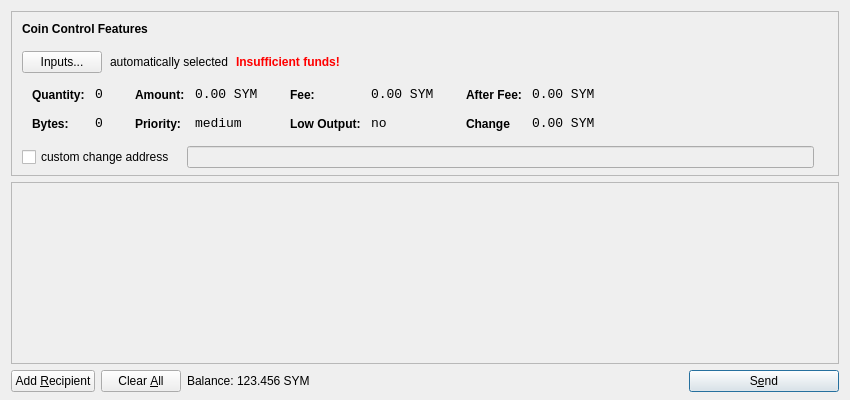
<?xml version="1.0" encoding="UTF-8"?>
<ui version="4.0">
 <class>SendCoinsDialog</class>
 <widget class="QDialog" name="SendCoinsDialog">
  <property name="geometry">
   <rect>
    <x>0</x>
    <y>0</y>
    <width>850</width>
    <height>400</height>
   </rect>
  </property>
  <property name="windowTitle">
   <string>Send Coins</string>
  </property>
  <layout class="QVBoxLayout" name="verticalLayout" stretch="0,1,0">
   <property name="bottomMargin">
    <number>8</number>
   </property>
   <item>
    <widget class="QFrame" name="frameCoinControl">
     <property name="sizePolicy">
      <sizepolicy hsizetype="Expanding" vsizetype="Expanding">
       <horstretch>0</horstretch>
       <verstretch>0</verstretch>
      </sizepolicy>
     </property>
     <property name="maximumSize">
      <size>
       <width>16777215</width>
       <height>16777215</height>
      </size>
     </property>
     <property name="frameShape">
      <enum>QFrame::StyledPanel</enum>
     </property>
     <property name="frameShadow">
      <enum>QFrame::Sunken</enum>
     </property>
     <layout class="QVBoxLayout" name="verticalLayoutCoinControl2">
      <property name="spacing">
       <number>-1</number>
      </property>
      <property name="leftMargin">
       <number>0</number>
      </property>
      <property name="topMargin">
       <number>0</number>
      </property>
      <property name="rightMargin">
       <number>0</number>
      </property>
      <property name="bottomMargin">
       <number>6</number>
      </property>
      <item>
       <layout class="QVBoxLayout" name="verticalLayoutCoinControl" stretch="0,0,0,0,1">
        <property name="spacing">
         <number>0</number>
        </property>
        <property name="leftMargin">
         <number>10</number>
        </property>
        <property name="topMargin">
         <number>10</number>
        </property>
        <item>
         <layout class="QHBoxLayout" name="horizontalLayoutCoinControl1">
          <property name="bottomMargin">
           <number>15</number>
          </property>
          <item>
           <widget class="QLabel" name="labelCoinControlFeatures">
            <property name="sizePolicy">
             <sizepolicy hsizetype="Preferred" vsizetype="Maximum">
              <horstretch>0</horstretch>
              <verstretch>0</verstretch>
             </sizepolicy>
            </property>
            <property name="font">
             <font>
              <weight>75</weight>
              <bold>true</bold>
             </font>
            </property>
            <property name="styleSheet">
             <string notr="true">font-weight:bold;</string>
            </property>
            <property name="text">
             <string>Coin Control Features</string>
            </property>
           </widget>
          </item>
         </layout>
        </item>
        <item>
         <layout class="QHBoxLayout" name="horizontalLayoutCoinControl2" stretch="0,0,0,0">
          <property name="spacing">
           <number>8</number>
          </property>
          <property name="bottomMargin">
           <number>10</number>
          </property>
          <item>
           <widget class="QPushButton" name="pushButtonCoinControl">
            <property name="styleSheet">
             <string notr="true"/>
            </property>
            <property name="text">
             <string>Inputs...</string>
            </property>
           </widget>
          </item>
          <item>
           <widget class="QLabel" name="labelCoinControlAutomaticallySelected">
            <property name="text">
             <string>automatically selected</string>
            </property>
            <property name="margin">
             <number>5</number>
            </property>
           </widget>
          </item>
          <item>
           <widget class="QLabel" name="labelCoinControlInsuffFunds">
            <property name="font">
             <font>
              <weight>75</weight>
              <bold>true</bold>
             </font>
            </property>
            <property name="styleSheet">
             <string notr="true">color:red;font-weight:bold;</string>
            </property>
            <property name="text">
             <string>Insufficient funds!</string>
            </property>
            <property name="margin">
             <number>5</number>
            </property>
           </widget>
          </item>
          <item>
           <spacer name="horizontalSpacerCoinControl">
            <property name="orientation">
             <enum>Qt::Horizontal</enum>
            </property>
            <property name="sizeHint" stdset="0">
             <size>
              <width>40</width>
              <height>1</height>
             </size>
            </property>
           </spacer>
          </item>
         </layout>
        </item>
        <item>
         <widget class="QWidget" name="widgetCoinControl" native="true">
          <property name="sizePolicy">
           <sizepolicy hsizetype="Preferred" vsizetype="Preferred">
            <horstretch>0</horstretch>
            <verstretch>0</verstretch>
           </sizepolicy>
          </property>
          <property name="minimumSize">
           <size>
            <width>0</width>
            <height>0</height>
           </size>
          </property>
          <property name="styleSheet">
           <string notr="true"/>
          </property>
          <layout class="QHBoxLayout" name="horizontalLayoutCoinControl5">
           <property name="margin">
            <number>0</number>
           </property>
           <item>
            <layout class="QHBoxLayout" name="horizontalLayoutCoinControl3" stretch="0,0,0,1">
             <property name="spacing">
              <number>20</number>
             </property>
             <property name="topMargin">
              <number>0</number>
             </property>
             <property name="bottomMargin">
              <number>10</number>
             </property>
             <item>
              <layout class="QFormLayout" name="formLayoutCoinControl1">
               <property name="horizontalSpacing">
                <number>10</number>
               </property>
               <property name="verticalSpacing">
                <number>14</number>
               </property>
               <property name="leftMargin">
                <number>10</number>
               </property>
               <property name="topMargin">
                <number>4</number>
               </property>
               <property name="rightMargin">
                <number>6</number>
               </property>
               <item row="0" column="0">
                <widget class="QLabel" name="labelCoinControlQuantityText">
                 <property name="styleSheet">
                  <string notr="true">font-weight:bold;</string>
                 </property>
                 <property name="text">
                  <string>Quantity:</string>
                 </property>
                 <property name="margin">
                  <number>0</number>
                 </property>
                </widget>
               </item>
               <item row="0" column="1">
                <widget class="QLabel" name="labelCoinControlQuantity">
                 <property name="font">
                  <font>
                   <family>Monospace</family>
                   <pointsize>10</pointsize>
                  </font>
                 </property>
                 <property name="cursor">
                  <cursorShape>IBeamCursor</cursorShape>
                 </property>
                 <property name="contextMenuPolicy">
                  <enum>Qt::ActionsContextMenu</enum>
                 </property>
                 <property name="text">
                  <string>0</string>
                 </property>
                 <property name="margin">
                  <number>0</number>
                 </property>
                 <property name="textInteractionFlags">
                  <set>Qt::LinksAccessibleByMouse|Qt::TextSelectableByKeyboard|Qt::TextSelectableByMouse</set>
                 </property>
                </widget>
               </item>
               <item row="1" column="0">
                <widget class="QLabel" name="labelCoinControlBytesText">
                 <property name="styleSheet">
                  <string notr="true">font-weight:bold;</string>
                 </property>
                 <property name="text">
                  <string>Bytes:</string>
                 </property>
                </widget>
               </item>
               <item row="1" column="1">
                <widget class="QLabel" name="labelCoinControlBytes">
                 <property name="font">
                  <font>
                   <family>Monospace</family>
                   <pointsize>10</pointsize>
                  </font>
                 </property>
                 <property name="cursor">
                  <cursorShape>IBeamCursor</cursorShape>
                 </property>
                 <property name="contextMenuPolicy">
                  <enum>Qt::ActionsContextMenu</enum>
                 </property>
                 <property name="text">
                  <string>0</string>
                 </property>
                 <property name="textInteractionFlags">
                  <set>Qt::LinksAccessibleByMouse|Qt::TextSelectableByKeyboard|Qt::TextSelectableByMouse</set>
                 </property>
                </widget>
               </item>
              </layout>
             </item>
             <item>
              <layout class="QFormLayout" name="formLayoutCoinControl2">
               <property name="horizontalSpacing">
                <number>10</number>
               </property>
               <property name="verticalSpacing">
                <number>14</number>
               </property>
               <property name="leftMargin">
                <number>6</number>
               </property>
               <property name="topMargin">
                <number>4</number>
               </property>
               <property name="rightMargin">
                <number>6</number>
               </property>
               <item row="0" column="0">
                <widget class="QLabel" name="labelCoinControlAmountText">
                 <property name="styleSheet">
                  <string notr="true">font-weight:bold;</string>
                 </property>
                 <property name="text">
                  <string>Amount:</string>
                 </property>
                 <property name="margin">
                  <number>0</number>
                 </property>
                </widget>
               </item>
               <item row="0" column="1">
                <widget class="QLabel" name="labelCoinControlAmount">
                 <property name="font">
                  <font>
                   <family>Monospace</family>
                   <pointsize>10</pointsize>
                  </font>
                 </property>
                 <property name="cursor">
                  <cursorShape>IBeamCursor</cursorShape>
                 </property>
                 <property name="contextMenuPolicy">
                  <enum>Qt::ActionsContextMenu</enum>
                 </property>
                 <property name="text">
                  <string>0.00 SYM</string>
                 </property>
                 <property name="textInteractionFlags">
                  <set>Qt::LinksAccessibleByMouse|Qt::TextSelectableByKeyboard|Qt::TextSelectableByMouse</set>
                 </property>
                </widget>
               </item>
               <item row="1" column="0">
                <widget class="QLabel" name="labelCoinControlPriorityText">
                 <property name="styleSheet">
                  <string notr="true">font-weight:bold;</string>
                 </property>
                 <property name="text">
                  <string>Priority:</string>
                 </property>
                </widget>
               </item>
               <item row="1" column="1">
                <widget class="QLabel" name="labelCoinControlPriority">
                 <property name="font">
                  <font>
                   <family>Monospace</family>
                   <pointsize>10</pointsize>
                  </font>
                 </property>
                 <property name="cursor">
                  <cursorShape>IBeamCursor</cursorShape>
                 </property>
                 <property name="contextMenuPolicy">
                  <enum>Qt::ActionsContextMenu</enum>
                 </property>
                 <property name="text">
                  <string>medium</string>
                 </property>
                 <property name="textInteractionFlags">
                  <set>Qt::LinksAccessibleByMouse|Qt::TextSelectableByKeyboard|Qt::TextSelectableByMouse</set>
                 </property>
                </widget>
               </item>
              </layout>
             </item>
             <item>
              <layout class="QFormLayout" name="formLayoutCoinControl3">
               <property name="horizontalSpacing">
                <number>10</number>
               </property>
               <property name="verticalSpacing">
                <number>14</number>
               </property>
               <property name="leftMargin">
                <number>6</number>
               </property>
               <property name="topMargin">
                <number>4</number>
               </property>
               <property name="rightMargin">
                <number>6</number>
               </property>
               <item row="0" column="0">
                <widget class="QLabel" name="labelCoinControlFeeText">
                 <property name="styleSheet">
                  <string notr="true">font-weight:bold;</string>
                 </property>
                 <property name="text">
                  <string>Fee:</string>
                 </property>
                 <property name="margin">
                  <number>0</number>
                 </property>
                </widget>
               </item>
               <item row="0" column="1">
                <widget class="QLabel" name="labelCoinControlFee">
                 <property name="font">
                  <font>
                   <family>Monospace</family>
                   <pointsize>10</pointsize>
                  </font>
                 </property>
                 <property name="cursor">
                  <cursorShape>IBeamCursor</cursorShape>
                 </property>
                 <property name="contextMenuPolicy">
                  <enum>Qt::ActionsContextMenu</enum>
                 </property>
                 <property name="text">
                  <string>0.00 SYM</string>
                 </property>
                 <property name="textInteractionFlags">
                  <set>Qt::LinksAccessibleByMouse|Qt::TextSelectableByKeyboard|Qt::TextSelectableByMouse</set>
                 </property>
                </widget>
               </item>
               <item row="1" column="0">
                <widget class="QLabel" name="labelCoinControlLowOutputText">
                 <property name="styleSheet">
                  <string notr="true">font-weight:bold;</string>
                 </property>
                 <property name="text">
                  <string>Low Output:</string>
                 </property>
                </widget>
               </item>
               <item row="1" column="1">
                <widget class="QLabel" name="labelCoinControlLowOutput">
                 <property name="font">
                  <font>
                   <family>Monospace</family>
                   <pointsize>10</pointsize>
                  </font>
                 </property>
                 <property name="cursor">
                  <cursorShape>IBeamCursor</cursorShape>
                 </property>
                 <property name="contextMenuPolicy">
                  <enum>Qt::ActionsContextMenu</enum>
                 </property>
                 <property name="text">
                  <string>no</string>
                 </property>
                 <property name="textInteractionFlags">
                  <set>Qt::LinksAccessibleByMouse|Qt::TextSelectableByKeyboard|Qt::TextSelectableByMouse</set>
                 </property>
                </widget>
               </item>
              </layout>
             </item>
             <item>
              <layout class="QFormLayout" name="formLayoutCoinControl4">
               <property name="horizontalSpacing">
                <number>10</number>
               </property>
               <property name="verticalSpacing">
                <number>14</number>
               </property>
               <property name="leftMargin">
                <number>6</number>
               </property>
               <property name="topMargin">
                <number>4</number>
               </property>
               <property name="rightMargin">
                <number>6</number>
               </property>
               <item row="0" column="0">
                <widget class="QLabel" name="labelCoinControlAfterFeeText">
                 <property name="styleSheet">
                  <string notr="true">font-weight:bold;</string>
                 </property>
                 <property name="text">
                  <string>After Fee:</string>
                 </property>
                 <property name="margin">
                  <number>0</number>
                 </property>
                </widget>
               </item>
               <item row="0" column="1">
                <widget class="QLabel" name="labelCoinControlAfterFee">
                 <property name="font">
                  <font>
                   <family>Monospace</family>
                   <pointsize>10</pointsize>
                  </font>
                 </property>
                 <property name="cursor">
                  <cursorShape>IBeamCursor</cursorShape>
                 </property>
                 <property name="contextMenuPolicy">
                  <enum>Qt::ActionsContextMenu</enum>
                 </property>
                 <property name="text">
                  <string>0.00 SYM</string>
                 </property>
                 <property name="textInteractionFlags">
                  <set>Qt::LinksAccessibleByMouse|Qt::TextSelectableByKeyboard|Qt::TextSelectableByMouse</set>
                 </property>
                </widget>
               </item>
               <item row="1" column="0">
                <widget class="QLabel" name="labelCoinControlChangeText">
                 <property name="styleSheet">
                  <string notr="true">font-weight:bold;</string>
                 </property>
                 <property name="text">
                  <string>Change</string>
                 </property>
                </widget>
               </item>
               <item row="1" column="1">
                <widget class="QLabel" name="labelCoinControlChange">
                 <property name="font">
                  <font>
                   <family>Monospace</family>
                   <pointsize>10</pointsize>
                  </font>
                 </property>
                 <property name="cursor">
                  <cursorShape>IBeamCursor</cursorShape>
                 </property>
                 <property name="contextMenuPolicy">
                  <enum>Qt::ActionsContextMenu</enum>
                 </property>
                 <property name="text">
                  <string>0.00 SYM</string>
                 </property>
                 <property name="textInteractionFlags">
                  <set>Qt::LinksAccessibleByMouse|Qt::TextSelectableByKeyboard|Qt::TextSelectableByMouse</set>
                 </property>
                </widget>
               </item>
              </layout>
             </item>
            </layout>
           </item>
          </layout>
         </widget>
        </item>
        <item>
         <layout class="QHBoxLayout" name="horizontalLayoutCoinControl4" stretch="0,0,0">
          <property name="spacing">
           <number>12</number>
          </property>
          <property name="sizeConstraint">
           <enum>QLayout::SetDefaultConstraint</enum>
          </property>
          <property name="topMargin">
           <number>5</number>
          </property>
          <property name="rightMargin">
           <number>5</number>
          </property>
          <item>
           <widget class="QCheckBox" name="checkBoxCoinControlChange">
            <property name="text">
             <string>custom change address</string>
            </property>
           </widget>
          </item>
          <item>
           <widget class="QLineEdit" name="lineEditCoinControlChange">
            <property name="enabled">
             <bool>false</bool>
            </property>
            <property name="sizePolicy">
             <sizepolicy hsizetype="Expanding" vsizetype="Fixed">
              <horstretch>0</horstretch>
              <verstretch>0</verstretch>
             </sizepolicy>
            </property>
           </widget>
          </item>
          <item>
           <widget class="QLabel" name="labelCoinControlChangeLabel">
            <property name="sizePolicy">
             <sizepolicy hsizetype="Preferred" vsizetype="Expanding">
              <horstretch>0</horstretch>
              <verstretch>0</verstretch>
             </sizepolicy>
            </property>
            <property name="minimumSize">
             <size>
              <width>0</width>
              <height>0</height>
             </size>
            </property>
            <property name="text">
             <string/>
            </property>
            <property name="margin">
             <number>3</number>
            </property>
           </widget>
          </item>
         </layout>
        </item>
        <item>
         <spacer name="verticalSpacerCoinControl">
          <property name="orientation">
           <enum>Qt::Vertical</enum>
          </property>
          <property name="sizeHint" stdset="0">
           <size>
            <width>800</width>
            <height>1</height>
           </size>
          </property>
         </spacer>
        </item>
       </layout>
      </item>
     </layout>
    </widget>
   </item>
   <item>
    <widget class="QScrollArea" name="scrollArea">
     <property name="widgetResizable">
      <bool>true</bool>
     </property>
     <widget class="QWidget" name="scrollAreaWidgetContents">
      <property name="geometry">
       <rect>
        <x>0</x>
        <y>0</y>
        <width>830</width>
        <height>165</height>
       </rect>
      </property>
      <layout class="QVBoxLayout" name="verticalLayout_2">
       <property name="margin">
        <number>0</number>
       </property>
       <item>
        <layout class="QVBoxLayout" name="entries">
         <property name="spacing">
          <number>6</number>
         </property>
        </layout>
       </item>
       <item>
        <spacer name="verticalSpacer">
         <property name="orientation">
          <enum>Qt::Vertical</enum>
         </property>
         <property name="sizeHint" stdset="0">
          <size>
           <width>20</width>
           <height>40</height>
          </size>
         </property>
        </spacer>
       </item>
      </layout>
     </widget>
    </widget>
   </item>
   <item>
    <layout class="QHBoxLayout" name="horizontalLayout">
     <item>
      <widget class="QPushButton" name="addButton">
       <property name="toolTip">
        <string>Send to multiple recipients at once</string>
       </property>
       <property name="text">
        <string>Add &amp;Recipient</string>
       </property>
       <property name="icon">
        <iconset resource="../bitcoin.qrc">
         <normaloff>:/icons/add</normaloff>:/icons/add</iconset>
       </property>
       <property name="autoDefault">
        <bool>false</bool>
       </property>
      </widget>
     </item>
     <item>
      <widget class="QPushButton" name="clearButton">
       <property name="sizePolicy">
        <sizepolicy hsizetype="Minimum" vsizetype="Fixed">
         <horstretch>0</horstretch>
         <verstretch>0</verstretch>
        </sizepolicy>
       </property>
       <property name="toolTip">
        <string>Remove all transaction fields</string>
       </property>
       <property name="text">
        <string>Clear &amp;All</string>
       </property>
       <property name="icon">
        <iconset resource="../bitcoin.qrc">
         <normaloff>:/icons/remove</normaloff>:/icons/remove</iconset>
       </property>
       <property name="autoRepeatDelay">
        <number>300</number>
       </property>
       <property name="autoDefault">
        <bool>false</bool>
       </property>
      </widget>
     </item>
     <item>
      <layout class="QHBoxLayout" name="horizontalLayout_2">
       <property name="spacing">
        <number>3</number>
       </property>
       <item>
        <widget class="QLabel" name="label">
         <property name="sizePolicy">
          <sizepolicy hsizetype="Preferred" vsizetype="Fixed">
           <horstretch>0</horstretch>
           <verstretch>0</verstretch>
          </sizepolicy>
         </property>
         <property name="text">
          <string>Balance:</string>
         </property>
        </widget>
       </item>
       <item>
        <widget class="QLabel" name="labelBalance">
         <property name="sizePolicy">
          <sizepolicy hsizetype="Preferred" vsizetype="Fixed">
           <horstretch>0</horstretch>
           <verstretch>0</verstretch>
          </sizepolicy>
         </property>
         <property name="cursor">
          <cursorShape>IBeamCursor</cursorShape>
         </property>
         <property name="text">
          <string>123.456 SYM</string>
         </property>
         <property name="textInteractionFlags">
          <set>Qt::LinksAccessibleByMouse|Qt::TextSelectableByKeyboard|Qt::TextSelectableByMouse</set>
         </property>
        </widget>
       </item>
      </layout>
     </item>
     <item>
      <spacer name="horizontalSpacer">
       <property name="orientation">
        <enum>Qt::Horizontal</enum>
       </property>
       <property name="sizeHint" stdset="0">
        <size>
         <width>40</width>
         <height>20</height>
        </size>
       </property>
      </spacer>
     </item>
     <item>
      <widget class="QPushButton" name="sendButton">
       <property name="minimumSize">
        <size>
         <width>150</width>
         <height>0</height>
        </size>
       </property>
       <property name="toolTip">
        <string>Confirm the send action</string>
       </property>
       <property name="text">
        <string>S&amp;end</string>
       </property>
       <property name="icon">
        <iconset resource="../bitcoin.qrc">
         <normaloff>:/icons/send</normaloff>:/icons/send</iconset>
       </property>
       <property name="default">
        <bool>true</bool>
       </property>
      </widget>
     </item>
    </layout>
   </item>
  </layout>
 </widget>
 <resources>
  <include location="../bitcoin.qrc"/>
 </resources>
 <connections/>
</ui>
